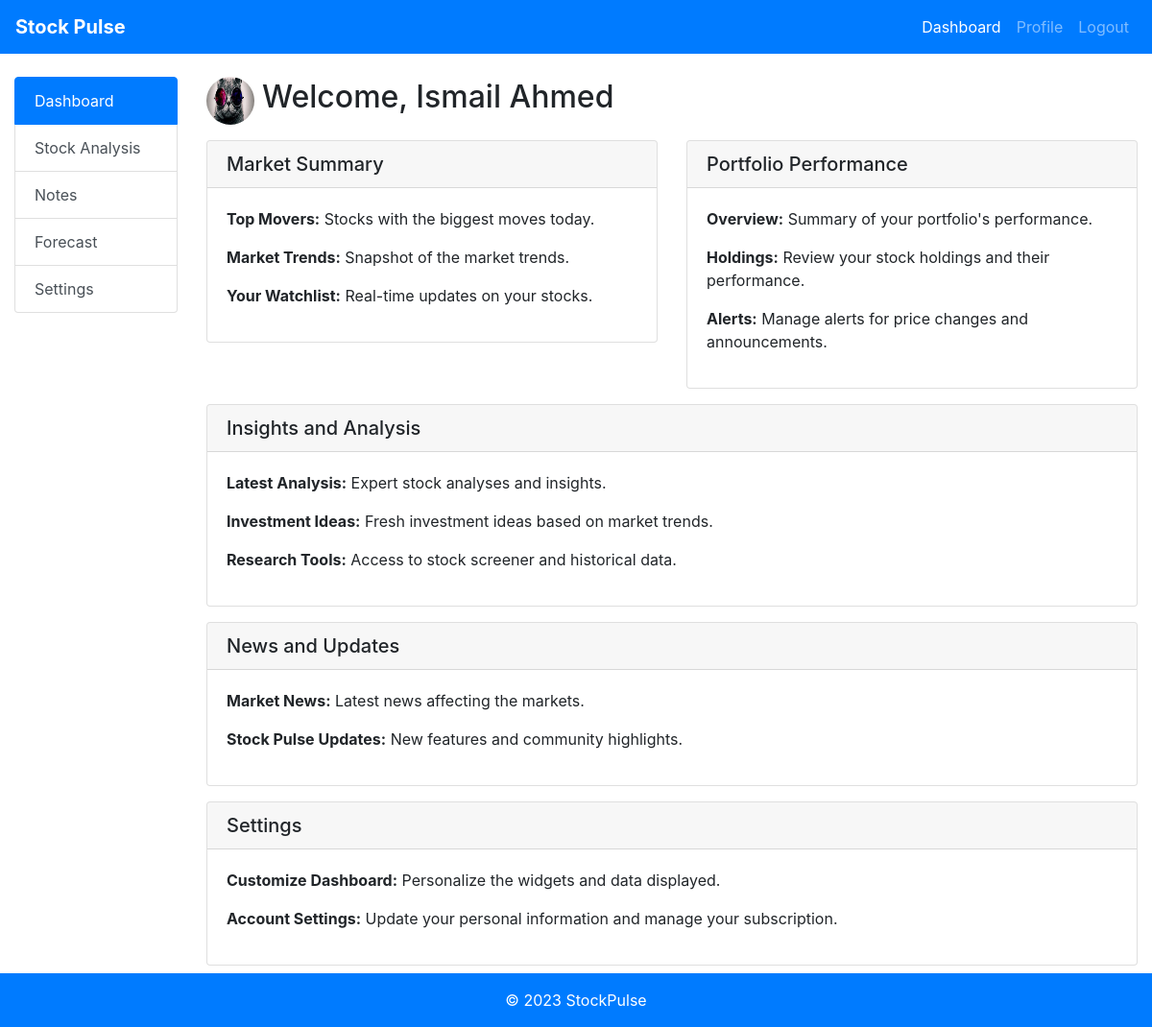
The page /accounts/profile/ (signed in) on the database its author committed.
### accounts/models.py (models this page shows, shortened)
class CustomUser(AbstractBaseUser, PermissionsMixin):
    email = models.EmailField()
    first_name = models.CharField(max_length=50)
    last_name = models.CharField(max_length=50)
    username = models.CharField(max_length=20, unique=True)
    profile_picture = models.ImageField(upload_to='profile_pics', default='profile_pics/default.jpg')
    is_active = models.BooleanField(default=True)
    is_staff = models.BooleanField(default=False)
    is_superuser = models.BooleanField(default=False)
    date_joined = models.DateTimeField(default=timezone.now)
    objects = CustomUserManager()
    USERNAME_FIELD = 'username'
    REQUIRED_FIELDS = ['email']
    groups = models.ManyToManyField(
        'auth.Group',
        related_name='custom_users',  # Add this related_name
        blank=True,
        verbose_name='groups',
        help_text='The groups this user belongs to. A user will get all permissions granted to each of their groups.',
    )
    user_permissions = models.ManyToManyField(
        'auth.Permission',
        related_name='custom_users',  # Add this related_name
        blank=True,
        verbose_name='user permissions',
        help_text='Specific permissions for this user.',
        related_query_name='custom_user',
    )

### accounts/views.py (the view)
# urls.py: path('profile/', views.profile_view, name='profile'),
@login_required  # Use this decorator to ensure the user is logged in
def profile_view(request):
    user = request.user
    context = {
        'user': user,
    }
    return render(request, 'accounts/profile.html', context)

### accounts/templates/accounts/profile.html (shortened to what this page needs)
<!DOCTYPE html>
<html lang="en">
<head>
    <link href="https://stackpath.bootstrapcdn.com/bootstrap/4.3.1/css/bootstrap.min.css" rel="stylesheet">
</head>
<body>
    <nav class="navbar navbar-expand-lg navbar-dark bg-primary">
        <a class="navbar-brand" href="#"><b>Stock Pulse</b></a>
        <div class="collapse navbar-collapse" id="navbarNav">
            <ul class="navbar-nav ml-auto">
                <li class="nav-item active">
                    <a class="nav-link" href="{% url 'profile' %}">Dashboard <span class="sr-only">(current)</span></a>
                </li>
                <li class="nav-item">
                    <a class="nav-link" href="{% url 'info'%}">Profile</a>
                </li>
                <li class="nav-item">
                    <a class="nav-link" href="{% url 'logout' %}">Logout</a>
                </li>
            </ul>
        </div>
    </nav>
    <div class="container-fluid mt-4">
        <div class="row">
            <div class="col-md-2">
                <div class="list-group">
                    <a href="{% url 'profile' %}" class="list-group-item list-group-item-action active">Dashboard</a>
                    <a href="{% url 'analysis' %}" class="list-group-item list-group-item-action">Stock Analysis</a>
                    <a href="{% url 'notes' %}" class="list-group-item list-group-item-action">Notes</a>
                    <a href="{% url 'forecast' %}" class="list-group-item list-group-item-action">Forecast</a>
                    <a href="{% url 'accountsettings' %}" class="list-group-item list-group-item-action">Settings</a>
                </div>
            </div>
            <div class="col-md-10 mb-5">
                <div class="d-flex align-items-center mb-3">
                    <img src="{% if user.profile_picture %}{{ user.profile_picture.url }}{% else %}{{ MEDIA_URL }}profile_pics/default.jpg{% endif %}"
                        alt="Profile Image" class="rounded-circle mr-2" style="width: 50px; height: 50px;">
                    <h2>Welcome, {{ user.first_name | title }} {{ user.last_name | title }}</h2>
                </div>
                <div class="row g-3">
                    <div class="col-lg-6">
                        <div class="card">
                            <h5 class="card-header">Market Summary</h5>
                            <div class="card-body">
                                <p><strong>Top Movers:</strong> Stocks with the biggest moves today.</p>
                                <p><strong>Market Trends:</strong> Snapshot of the market trends.</p>
                                <p><strong>Your Watchlist:</strong> Real-time updates on your stocks.</p>
                            </div>
                        </div>
                    </div>
                    <div class="col-lg-6">
                        <div class="card">
                            <h5 class="card-header">Portfolio Performance</h5>
                            <div class="card-body">
                                <p><strong>Overview:</strong> Summary of your portfolio's performance.</p>
                                <p><strong>Holdings:</strong> Review your stock holdings and their performance.</p>
                                <p><strong>Alerts:</strong> Manage alerts for price changes and announcements.</p>
                            </div>
                        </div>
                    </div>
                </div>
                <div class="card my-3">
                    <h5 class="card-header">Insights and Analysis</h5>
                    <div class="card-body">
                        <p><strong>Latest Analysis:</strong> Expert stock analyses and insights.</p>
                        <p><strong>Investment Ideas:</strong> Fresh investment ideas based on market trends.</p>
                        <p><strong>Research Tools:</strong> Access to stock screener and historical data.</p>
                    </div>
                </div>
                <div class="card my-3">
                    <h5 class="card-header">News and Updates</h5>
                    <div class="card-body">
                        <p><strong>Market News:</strong> Latest news affecting the markets.</p>
                        <p><strong>Stock Pulse Updates:</strong> New features and community highlights.</p>
                    </div>
                </div>
                <div class="card my-3">
                    <h5 class="card-header">Settings</h5>
                    <div class="card-body">
                        <p><strong>Customize Dashboard:</strong> Personalize the widgets and data displayed.</p>
                        <p><strong>Account Settings:</strong> Update your personal information and manage your
                            subscription.</p>
                    </div>
                </div>
            </div>
        </div>
    </div>
    <footer class="footer mt-auto py-3 bg-primary fixed-bottom text-white">
        <div class="container text-center">
            <span>© 2023 StockPulse</span>
        </div>
    </footer>
</body>
</html>

### rows shown on the page
CustomUser: profile_picture (placeholder picture), first_name "Ismail", last_name "Ahmed"
